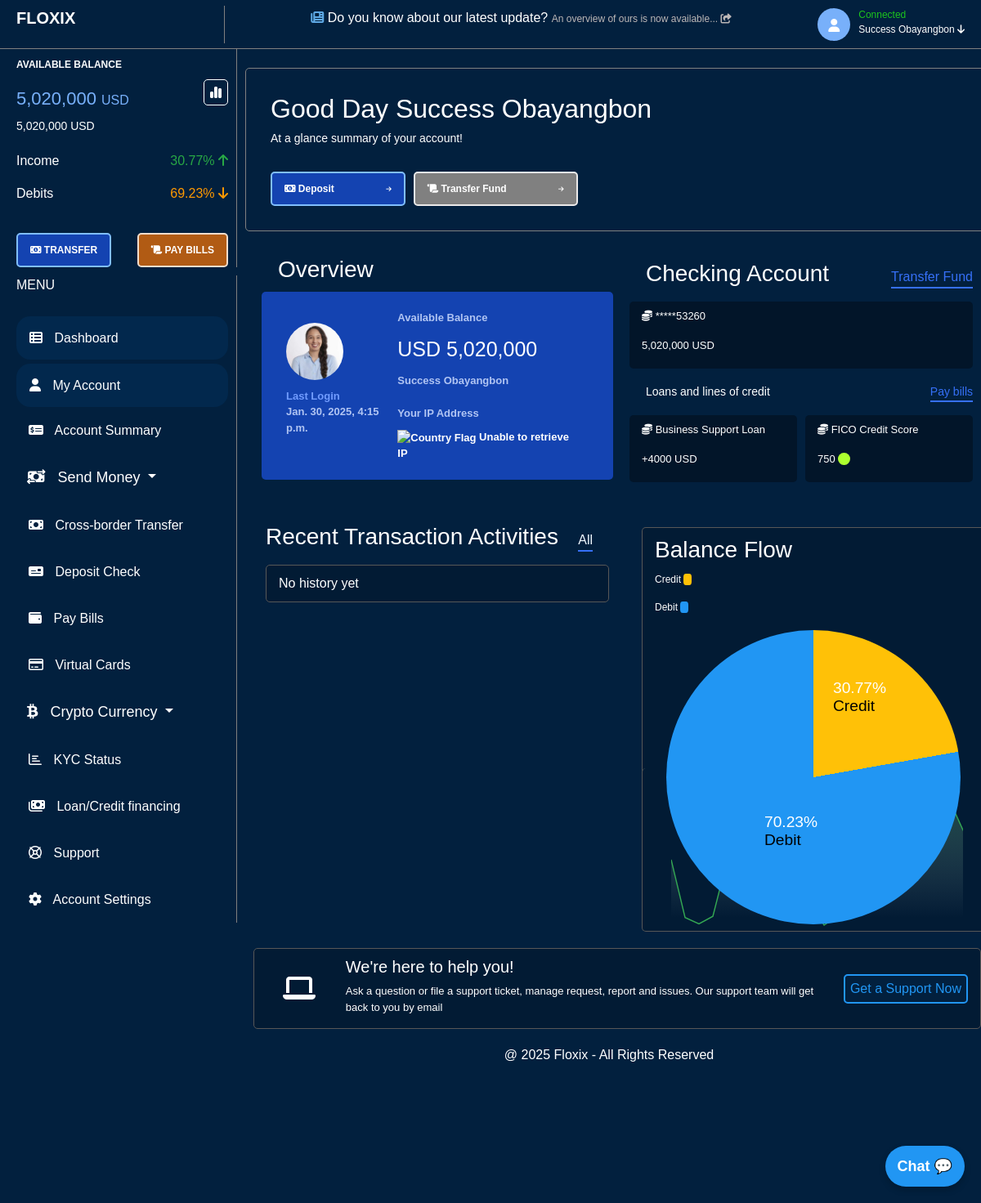
Page /account/user/profile/details/ (signed in) on the earlier database version.
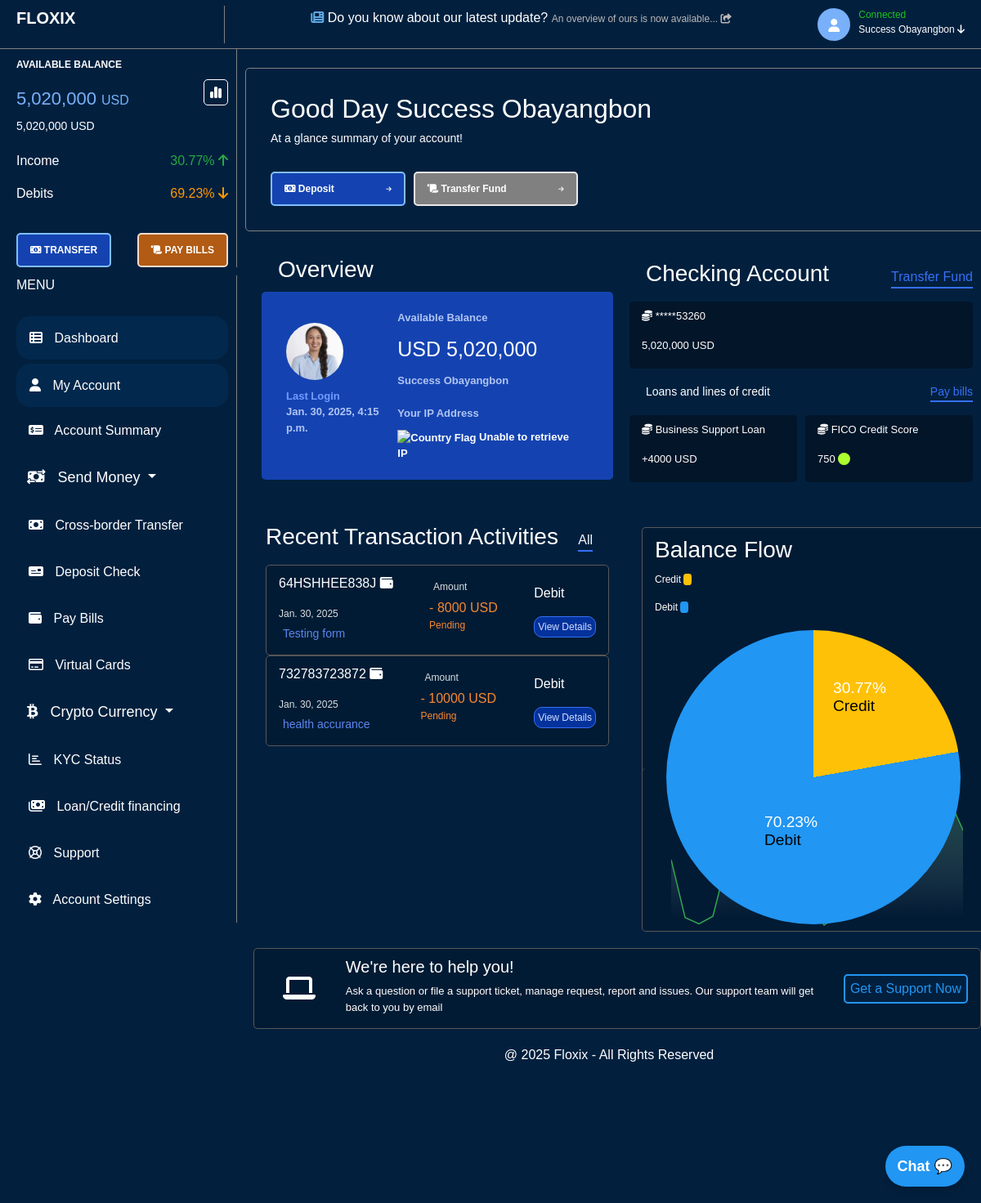
Same page on the later database version.
### main_app/models.py (models this page shows, shortened)
class Profile(models.Model):
    user = models.OneToOneField(User, on_delete= models.CASCADE)
    amount = models.CharField(max_length=12)
    image = models.ImageField(default='default.jpg', upload_to='profile_pics')
    profile_pin = models.IntegerField(blank=False, null=False, default=2002)

class Transfer(models.Model):
    DEBIT = 'Debit'
    CREDIT = 'Credit'
    TRANSACTION_TYPE_CHOICES = [
        (DEBIT, 'Debit'),
        (CREDIT, 'Credit'),
    ]
    PENDING = 'Pending'
    COMPLETED = 'Completed'
    TRANSACTION_TYPE_INFO = [
        (PENDING, 'Pending'),
        (COMPLETED, 'Completed'),
    ]
    INTERNATIONAL = 'International Transfer'
    LOCAL = 'Local Transfer'
    CHECK = 'Check Deposite'
    TRANSACTION_SCOPE = [
        (INTERNATIONAL, 'Local Transfer'),
        (LOCAL, 'Local Check'),
        (CHECK, 'Check Deposite'),
    ]
    user = models.ForeignKey(User, on_delete=models.CASCADE, default=1)
    account_number = models.CharField(max_length=12)
    amount = models.IntegerField(blank=False, null=False)
    bank_name = models.CharField(max_length=100, blank=False, null=False)
    description = models.CharField(max_length=250, blank=True, null=True)
    date_created = models.DateTimeField(auto_now_add=True)
    transaction_pin = models.IntegerField(blank=False, null=False)
    transfer_date = models.DateField(default=timezone.now)
    transaction_type = models.CharField(
        max_length=10,
        choices=TRANSACTION_TYPE_CHOICES,
        default=DEBIT,
    )
    transaction_info = models.CharField(
        max_length=10,
        choices=TRANSACTION_TYPE_INFO,
        default=PENDING,
    )
    transaction_scope = models.CharField(
        max_length=50,
        choices=TRANSACTION_SCOPE,
        default=LOCAL,
    )

### main_app/views.py (the view, shortened to what this page needs)
# urls.py: path('account/user/profile/details/', views.user_details, name='profile'),
@login_required
def user_details(request):
    tranfers = Transfer.objects.filter(user=request.user).order_by('-transfer_date')[:4]
    user_profile = Profile.objects.filter(user=request.user)
    all_messages = Chatbox.objects.filter(user=request.user)
    unread_count = Chatbox.objects.filter(user=request.user, seen=False).count()
    unread_count_seen = Chatbox.objects.filter(user=request.user, seen=True)
    context = {
        'user_profile': user_profile,
        'all_messages': all_messages,
        'unread_count': unread_count,
        'tranfers': tranfers,
        'unread_count_seen': unread_count_seen,
    }
    return render(request, 'main/profile_dashboard.html', context)

### templates/main/profile_dashboard.html (shortened to what this page needs)
{%extends 'main/profile.html'%}
{%load static%}
{%block section%}
<div id="chat-icon" class="chat-icon">
  Chat 💬
</div>
<div class="dashboard-height">
    <div class="welcome-greetings-section">
        <div class="welcome-greetings">
          <h2>Good Day {{request.user.first_name}} {{request.user.last_name}}</h2>
          <p>At a glance summary of your account!</p>
        </div>
        <div class="full-dashboard-transfer">
          <div>
            <a class="transfer-link" style="color: white;" href="#">
              <i class="fa-solid fa-money-bill-1"></i> Deposit
            </a>
          </div>
          <div>
            <a
              class="bills-link"
              style="background-color: gray; border: 2px solid rgb(235, 233, 233); margin-left: 10px; color: white;"
              href="{% url 'transaction_page' %}"
            >
              <i class="fa-solid fa-scroll"></i> Transfer Fund
            </a>
        </div>
        </div>
    </div>
    <div class="account-user-details" style="margin-left: 10px;">
       <div class="overview">
           <h3 class="overview-text" style="padding: 30px 0 10px 20px; margin: 0;">Overview</h3>
           <div class="profile-overview">
               <div>
                   <img src="{{ user.profile.image.url }}" height="70" width="70" style="border-radius: 50%; margin-bottom: 10px;" alt="">
                   <div>
                       <p class="last-login"><span style="color: rgb(113, 156, 255);">Last Login</span> <br> {{request.user.last_login}}</p>
                   </div>
               </div>
               <div class="user-details">
                   <p>Available Balance</p>
                   {% for profile in user_profile %}
                   <p>USD {{profile.amount}}</p>
                   {%endfor%}
                   <p>{{request.user.first_name}} {{request.user.last_name}}</p>
                   <p>Your IP Address</p>
                   <p class="ip-container">
                       <img src="{%static ''%}" alt="Country Flag" id="country-flag" style="width: 20px; height: 10px;">
                       <span id="ip-address">Loading...</span>
                    </p>
               </div>
           </div>
        </div>
       <div class="checking-details-section">
           <div class="checking-details">
               <h3 style="padding: 20px 0 10px 20px; margin: 0;">Checking Account</h3>
               <p>Transfer Fund</p>
           </div>
           <div class="checking-amount-detail">
               <p style="font-size: 13px; margin-top: 5px;"><i class="fa-solid fa-coins"></i> *****53260</p>
               <p style="font-size: 13px;">{% for profile in user_profile %}{{profile.amount}}{%endfor%} USD</p>
            </div>
            <div class="checking-details">
               <h3 style="padding: 20px 0 10px 20px; margin: 0; font-size: 14px;">Loans and lines of credit</h3>
               <p style="font-size: 14px;">Pay bills</p>
            </div>
           <div class="checking-amount-detail-section">
               <div class="checking-detail-amount">
                   <p style="font-size: 13px; margin-top: 5px;"><i class="fa-solid fa-coins"></i> Business Support Loan</p>
                   <p style="font-size: 13px;">+4000 USD</p>
               </div>
               <div class="checking-detail-amount">
                   <p style="font-size: 13px; margin-top: 5px;"><i class="fa-solid fa-coins"></i> FICO Credit Score</p>
                   <p style="font-size: 13px;">750 <span style="background-color: greenyellow; height: 20px; width: 50px; border-radius: 50%;"><span style="visibility: hidden;">e3</span></span></p>
               </div>
           </div>
       </div>
    </div>
    <div>
      <div class="transaction-history-section" style="margin-left: 10px;">
        <div>
        <div class="checking-details" style="margin-top: 20px;">
            <h3 style="padding: 30px 0 10px 20px; margin: 0;">Recent Transaction Activities</h3>
            <p style="color: aliceblue;">All</p>
         </div>
        {% if tranfers %}
          {% for tranfer in tranfers %}
            <div class="transaction-history">
              <div>
                <p>{{ tranfer.account_number }} <i class="fa-solid fa-wallet"></i></p>
                <p>{{ tranfer.transfer_date }}</p>
                <p>{{ tranfer.description }}</p>
              </div>
              <div>
                <p>Amount</p>
                <p>- {{ tranfer.amount }} USD</p>
                <p class="{% if tranfer.transaction_info == 'Completed' %}text-green{% else %}text-red{% endif %}">
                  {{ tranfer.transaction_info }}
                </p>
              </div>
              <div>
                <p>{{ tranfer.transaction_type }}</p>
                <p>View Details</p>
              </div>
            </div>
          {% endfor %}
        {% else %}
          <p class="transaction-history" style="color: white;">No history yet</p>
        {% endif %}
      </div>
       <div style="margin-top: 55px;">
         <div style="height: 385px; border-bottom: none; border-radius: 5px;" class="transaction-history-grapg">
             <div class="checking-details">
             <h3 style="padding: 10px 0 10px 0; margin: 0;">Balance Flow</h3>
           </div>
           <div style="margin: 0; font-size: 12px;">
               <p>Credit <span style="background-color: #ffc107; border-radius: 30%;"><span style="visibility: hidden;">2,</span></span></p>
             <p>Debit <span style="background-color: #2196f3; border-radius: 30%;"><span style="visibility: hidden;">2,</span></span></p>
           </div>
           <div class="pie">
             <div class="credit" style="color: black;"><span style="color: white;">30.77%</span><br> Credit</div>
             <div class="debit" style="color: black;"><span style="color: white;">70.23%</span><br> Debit</div>
           </div>
         </div>
         <div style="position: relative; top: -90px; height: 200px; border-top: none; border-radius: 5px; padding-top: 5px;" class="transaction-history">
           </div>
         </div>
       </div>
       <div style="display: flex; justify-content: center;">
         <div style="position: relative; top: -90px; border-radius: 5px;" class="last-section">
           <div><i class="fa-solid fa-laptop fa-2xl"></i></div>
           <div>
             <h5 class="help-text" style="padding-top: 10px;">We're here to help you!</h4>
              <p class="support-text">Ask a question or file a support ticket, manage request, report and issues. Our support team will get <br> back to you by email</p>
            </div>
            <div class="support-link">
              <a href="#">Get a Support Now</a>
            </div>
          </div>
        </div>
        <div style="display: flex; justify-content: center; position: relative; top: -70px;">
            <p>@ 2025 Floxix - All Rights Reserved</p>
        </div>
    </div>
</div>
{%endblock section%}

### templates/main/profile.html (shortened to what this page needs)
{% load static %}
<!DOCTYPE html>
<html lang="en">
<head>
  <link rel="stylesheet" href="{% static 'css/profile.css' %}" />
  <link href="https://cdn.jsdelivr.net/npm/bootstrap@4.6.2/dist/css/bootstrap.min.css" rel="stylesheet">
</head>
<body class="profile-body">
  <div class="first-profile-section">
    <div class="title">
      <p class="bank-name">FLOXIX</p>
    </div>
    <div class="latest-update-container">
      <p class="latest-update">
        <i class="fa-solid fa-newspaper"></i> Do you know about our latest update?
        <span class="news-overview">
          An overview of ours is now available...
          <i id="toggle-sidebar" class="fa-solid fa-share-from-square"></i>
        </span>
      </p>
    </div>
    <div class="user-info">
      <div class="user-icon">
        <i class="fa-solid fa-user"></i>
      </div>
      <p class="connected">
        Connected <br />
        <span class="connected-name">
          {{ request.user.first_name }} {{ request.user.last_name }}
          <i class="fa-solid fa-arrow-down"></i>
        </span>
      </p>
    </div>
  </div>
  <div class="second-profile-section">
    <div class="side-full-section" id="side-full-section">
      <div class="amount-section">
        <div class="balance-info">
          <p class="available-balance">AVAILABLE BALANCE</p>
          <p class="available-amount">
            {% for profile in user_profile %}{{ profile.amount }}{% endfor %}
            <span class="currency-amount">USD</span>
          </p>
          <p class="second-available-amount">
            {% for profile in user_profile %}{{ profile.amount }}{% endfor %} USD
          </p>
        </div>
        <div class="chart-icon">
          <i class="fa-solid fa-chart-simple"></i>
        </div>
      </div>
      <div class="income-rates-section">
        <div class="income-rates-green">
          <p>Income</p>
          <p>Debits</p>
        </div>
        <div class="income-rates-red">
          <p class="text-success">30.77% <i class="fa-solid fa-arrow-up"></i></p>
          <p style="color: rgb(255, 153, 0);" class="">69.23% <i class="fa-solid fa-arrow-down"></i></p>
        </div>
      </div>
      <div class="transaction-section">
        <a class="transfer-link" style="color: white;" href="{% url 'transaction_page' %}">
          <i class="fa-solid fa-money-bill-1"></i> TRANSFER
        </a>
        <a class="bills-link" style="color: white;" href="{%url 'pay_bill'%}">
          <i class="fa-solid fa-scroll"></i> PAY BILLS
        </a>
      </div>
      <div class="menu-list-section">
        <p class="menu-title" style="margin-top: 10px;">MENU</p>
        <ul class="menu-list">
          <li><a href="{% url 'profile' %}"><i class="fa-solid fa-table-list"></i> Dashboard</a></li>
          <li><a href="{% url 'profile' %}"><i class="fa-solid fa-user"></i> My Account</a></li>
          <li><a href="{%url 'transfer_summary'%}"><i class="fa-solid fa-money-check-dollar"></i> Account Summary</a></li>
          <li style="padding-left: 7px;" class="dropdown">
            <button class=" dropdown-toggle" style="border: none; background-color: rgb(2, 32, 62); color: white;" type="button" data-bs-toggle="dropdown" aria-expanded="false">
              <i class="fa-solid fa-money-bill-transfer"></i> Send Money
            </button>
          </li>
          <li><a href="{%url 'cross_border_transfer'%}"><i class="fa-solid fa-money-bill"></i> Cross-border Transfer</a></li>
          <li><a href="{%url 'check_deposite'%}"><i class="fa-solid fa-money-check"></i> Deposit Check</a></li>
          <li><a href="{%url 'pay_bill'%}"><i class="fa-solid fa-wallet"></i> Pay Bills</a></li>
          <li><a href="{%url 'virtual_card'%}"><i class="fa-regular fa-credit-card"></i> Virtual Cards</a></li>
          <li style="padding-left: 7px;" class="dropdown">
            <button class=" dropdown-toggle" style="border: none; background-color: rgb(2, 32, 62); color: white;" type="button" data-bs-toggle="dropdown" aria-expanded="false">
              <i class="fa-brands fa-btc"></i> Crypto Currency
            </button>
          </li>
          <li><a href="{%url 'kyc'%}"><i class="fa-regular fa-chart-bar"></i> KYC Status</a></li>
          <li><a href="{%url 'loan'%}"><i class="fa-solid fa-money-bills"></i> Loan/Credit financing</a></li>
        <li><a href="{%url 'support_page'%}"><i class="fa-regular fa-life-ring"></i> Support</a></li>
        <li><a href="{%url 'setting'%}"><i class="fa-solid fa-gear"></i> Account Settings</a></li>
        </ul>
      </div>
    </div>
    <div class="first_transfer_section" style="width: 100%;">
      {% block section %}
      {% endblock section %}
    </div>
  </div>
</body>
</html>

Differences in the rows shown:
added Transfer: account_number "64HSHHEE838J", transfer_date "Jan. 30, 2025", description "Testing form", amount "8000", transaction_info "Pending", transaction_type "Debit"
added Transfer: account_number "732783723872", transfer_date "Jan. 30, 2025", description "health accurance", amount "10000", transaction_info "Pending", transaction_type "Debit"
Other differences:
text no longer shown: "No history yet"
